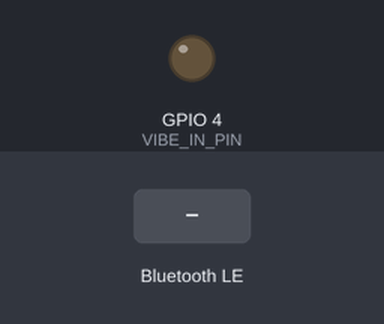
Recording of a sketch running on a simulated ESP32-C3. Shown: output pins drawn as LEDs (lit = HIGH). Dashed ring = blinking. The inputs (shaded band) are chosen by the test bench. Nothing arrives over Bluetooth unless stated; a phone connects over Bluetooth LE 3 s after start; what the sketch prints to the serial monitor is not drawn.

Above: at 1.5 s.
1.6 s: Bluetooth LE write "1" received
At 2.0 s:
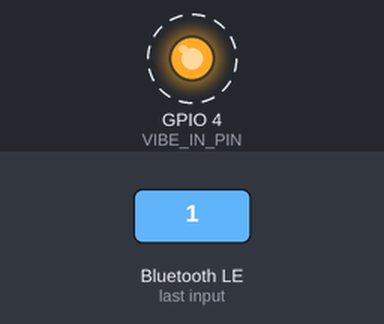
4.6 s: Bluetooth LE write "0" received
At 5.5 s:
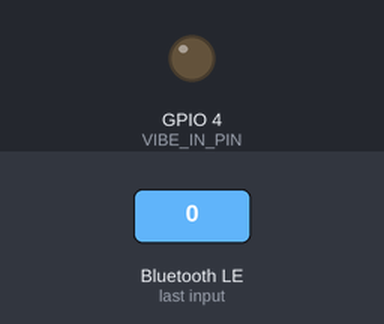
Timing chart, 0 to 7.6 s (numbered marks = the images above; inputs shaded):
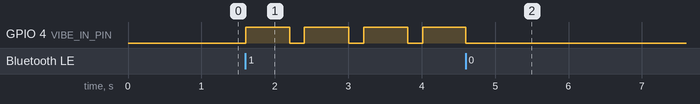

The sketch:

ble_recep.ino
```cpp
#include <Arduino.h>
#include <BLEDevice.h>
#include <BLEServer.h>
#include <BLEUtils.h>
#include <BLE2902.h>

static const char* DEVICE_NAME = "SmartHelmet-Vibe";
static const char* SERVICE_UUID = "4fafc201-1fb5-459e-8fcc-c5c9c331914b";
static const char* COMMAND_CHARACTERISTIC_UUID = "beb5483e-36e1-4688-b7f5-ea07361b26a8";

static const uint8_t VIBE_IN_PIN = 4;

static BLEAdvertising* bleWait = nullptr;
static bool connected = false;

// ==========================================
// ⏱️ 펄스 패턴 제어를 위한 상태 변수들
// ==========================================
bool isPatternActive = false;     // "1" 신호를 받아 현재 패턴이 실행 중인지 여부
bool currentMotorState = false;   // 현재 모터가 실제로 켜져 있는지 여부
unsigned long previousMillis = 0; // 스톱워치 기록용 변수

const unsigned long ON_TIME = 600;  // 진동 켜짐 시간 (0.6초)
const unsigned long OFF_TIME = 200; // 진동 꺼짐 시간 (0.2초)
// ==========================================

// 모터의 물리적 상태를 안전하게 제어하는 함수
static void setMotorPhysicalState(bool state) {
  if (state) {
    digitalWrite(VIBE_IN_PIN, HIGH);
    currentMotorState = true;
  } else {
    digitalWrite(VIBE_IN_PIN, LOW);
    currentMotorState = false;
  }
}

static String normalizeCommand(String command) {
  command.trim();
  command.toLowerCase();
  command.replace(" ", "");
  command.replace("_", ":");
  return command;
}

class ServerCallbacks : public BLEServerCallbacks {
  void onConnect(BLEServer* server) override {
    connected = true;
    Serial.println("[BLE] 연결됨");
  }

  void onDisconnect(BLEServer* server) override {
    connected = false;
    isPatternActive = false; // 연결이 끊기면 즉시 패턴 정지
    setMotorPhysicalState(false);
    Serial.println("[BLE] 연결 끊김 (진동 정지)");

    delay(100);
    if (bleWait != nullptr) {
      bleWait->start();
      Serial.println("[BLE] 연결 대기 재시작");
    }
  }
};

class CommandCallbacks : public BLECharacteristicCallbacks {
  void onWrite(BLECharacteristic* characteristic) override {
    String command = normalizeCommand(characteristic->getValue().c_str());

    Serial.print("[BLE] 수신 명령: ");
    Serial.println(command);

    if (command == "1" || command == "켜기" || command == "시작") {
      // 규칙: 이미 켜져 있다면 추가로 들어오는 "1"은 무시합니다.
      if (!isPatternActive) {
        Serial.println("[진동] 패턴 시작! (0.6초 ON / 0.2초 OFF 반복)");
        isPatternActive = true;
        setMotorPhysicalState(true); // 즉시 1타 진동 시작
        previousMillis = millis();   // 스톱워치 초기화
      } else {
        Serial.println("[진동] 패턴 이미 실행 중 (중복 명령 무시)");
      }
    }
    else if (command == "0" || command == "끄기" || command == "정지") {
      Serial.println("[진동] 명령 수신: 완전 정지");
      isPatternActive = false;      // 패턴 루프 종료
      setMotorPhysicalState(false); // 즉시 모터 끄기
    }
    else {
      Serial.println("[BLE] 알 수 없는 명령");
    }
  }
};

void setup() {
  Serial.begin(115200);
  delay(300);

  pinMode(VIBE_IN_PIN, OUTPUT);
  setMotorPhysicalState(false);

  BLEDevice::init(DEVICE_NAME);
  BLEServer* server = BLEDevice::createServer();
  server->setCallbacks(new ServerCallbacks());

  BLEService* service = server->createService(SERVICE_UUID);
  BLECharacteristic* commandCharacteristic = service->createCharacteristic(
      COMMAND_CHARACTERISTIC_UUID,
      BLECharacteristic::PROPERTY_WRITE | BLECharacteristic::PROPERTY_WRITE_NR);
  commandCharacteristic->setCallbacks(new CommandCallbacks());
  commandCharacteristic->addDescriptor(new BLE2902());

  service->start();

  bleWait = BLEDevice::getAdvertising();
  bleWait->addServiceUUID(SERVICE_UUID);
  bleWait->setScanResponse(true);
  bleWait->setMinPreferred(0x06);
  bleWait->setMinPreferred(0x12);
  bleWait->start();

  Serial.println("=== 스마트 헬멧/장갑 ESP32-C3 진동 수신기 ===");
  Serial.print("[BLE] 장치 이름: ");
  Serial.println(DEVICE_NAME);
  Serial.println("[BLE] 연결 대기 중...");
}

void loop() {
  // isPatternActive가 true(1번 명령을 받은 상태)일 때만 스톱워치가 작동합니다.
  if (isPatternActive) {
    unsigned long currentMillis = millis(); // 현재 시간 확인

    if (currentMotorState) {
      // 모터가 켜져 있는 상태에서 ON_TIME(0.6초)이 경과했다면?
      if (currentMillis - previousMillis >= ON_TIME) {
        setMotorPhysicalState(false);   // 모터 끄기
        previousMillis = currentMillis; // 시간 리셋
      }
    } else {
      // 모터가 꺼져 있는 상태에서 OFF_TIME(0.2초)이 경과했다면?
      if (currentMillis - previousMillis >= OFF_TIME) {
        setMotorPhysicalState(true);    // 모터 켜기
        previousMillis = currentMillis; // 시간 리셋
      }
    }
  }

  // CPU 과부하 방지용 미세 휴식 (BLE 통신을 방해하지 않는 0.01초)
  delay(10);
}
```

Measured:
- after the input at 1.6 s, GPIO 4 (VIBE_IN_PIN): alternates HIGH for 0.60 s and LOW for 0.20 s, starting at once
- after the input at 4.6 s, GPIO 4 (VIBE_IN_PIN): goes on until 4.6 s, then stays LOW
